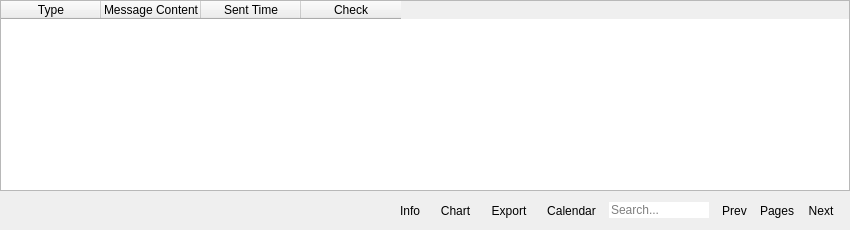
<?xml version="1.0" encoding="UTF-8"?>
<ui version="4.0">
 <class>DataTable</class>
 <widget class="QWidget" name="DataTable">
  <property name="geometry">
   <rect>
    <x>0</x>
    <y>0</y>
    <width>850</width>
    <height>230</height>
   </rect>
  </property>
  <property name="windowTitle">
   <string notr="true">DataTable</string>
  </property>
  <layout class="QVBoxLayout" name="verticalLayout">
   <property name="spacing">
    <number>0</number>
   </property>
   <property name="leftMargin">
    <number>0</number>
   </property>
   <property name="topMargin">
    <number>0</number>
   </property>
   <property name="rightMargin">
    <number>0</number>
   </property>
   <property name="bottomMargin">
    <number>0</number>
   </property>
   <item>
    <widget class="QTableWidget" name="table">
     <property name="minimumSize">
      <size>
       <width>850</width>
       <height>0</height>
      </size>
     </property>
     <property name="frameShadow">
      <enum>QFrame::Raised</enum>
     </property>
     <property name="horizontalScrollBarPolicy">
      <enum>Qt::ScrollBarAlwaysOff</enum>
     </property>
     <property name="editTriggers">
      <set>QAbstractItemView::NoEditTriggers</set>
     </property>
     <attribute name="verticalHeaderVisible">
      <bool>false</bool>
     </attribute>
     <column>
      <property name="text">
       <string>Type</string>
      </property>
     </column>
     <column>
      <property name="text">
       <string>Message Content</string>
      </property>
     </column>
     <column>
      <property name="text">
       <string>Sent Time</string>
      </property>
     </column>
     <column>
      <property name="text">
       <string>Check</string>
      </property>
     </column>
    </widget>
   </item>
   <item>
    <widget class="QWidget" name="pagination" native="true">
     <layout class="QHBoxLayout" name="horizontalLayout">
      <item>
       <spacer name="horizontalSpacer">
        <property name="orientation">
         <enum>Qt::Horizontal</enum>
        </property>
        <property name="sizeHint" stdset="0">
         <size>
          <width>40</width>
          <height>20</height>
         </size>
        </property>
       </spacer>
      </item>
      <item>
       <widget class="QToolButton" name="infoButton">
        <property name="text">
         <string notr="true">Info</string>
        </property>
        <property name="autoRaise">
         <bool>true</bool>
        </property>
       </widget>
      </item>
      <item>
       <widget class="QToolButton" name="chartButton">
        <property name="text">
         <string notr="true">Chart</string>
        </property>
        <property name="autoRaise">
         <bool>true</bool>
        </property>
       </widget>
      </item>
      <item>
       <widget class="QToolButton" name="exportButton">
        <property name="text">
         <string notr="true">Export</string>
        </property>
        <property name="autoRaise">
         <bool>true</bool>
        </property>
       </widget>
      </item>
      <item>
       <widget class="QToolButton" name="calendarButton">
        <property name="text">
         <string notr="true">Calendar</string>
        </property>
        <property name="checkable">
         <bool>true</bool>
        </property>
        <property name="autoRaise">
         <bool>true</bool>
        </property>
       </widget>
      </item>
      <item>
       <widget class="QLineEdit" name="search">
        <property name="maximumSize">
         <size>
          <width>100</width>
          <height>16777215</height>
         </size>
        </property>
        <property name="styleSheet">
         <string notr="true">border: 0;</string>
        </property>
        <property name="inputMethodHints">
         <set>Qt::ImhPreferUppercase</set>
        </property>
        <property name="placeholderText">
         <string>Search...</string>
        </property>
        <property name="clearButtonEnabled">
         <bool>true</bool>
        </property>
       </widget>
      </item>
      <item>
       <widget class="QToolButton" name="prevButton">
        <property name="text">
         <string notr="true">Prev</string>
        </property>
        <property name="autoRaise">
         <bool>true</bool>
        </property>
        <property name="arrowType">
         <enum>Qt::NoArrow</enum>
        </property>
       </widget>
      </item>
      <item>
       <widget class="QLabel" name="pagesLabel">
        <property name="text">
         <string notr="true">Pages</string>
        </property>
       </widget>
      </item>
      <item>
       <widget class="QToolButton" name="nextButton">
        <property name="text">
         <string notr="true">Next</string>
        </property>
        <property name="autoRaise">
         <bool>true</bool>
        </property>
       </widget>
      </item>
     </layout>
    </widget>
   </item>
  </layout>
 </widget>
 <resources/>
 <connections/>
</ui>
